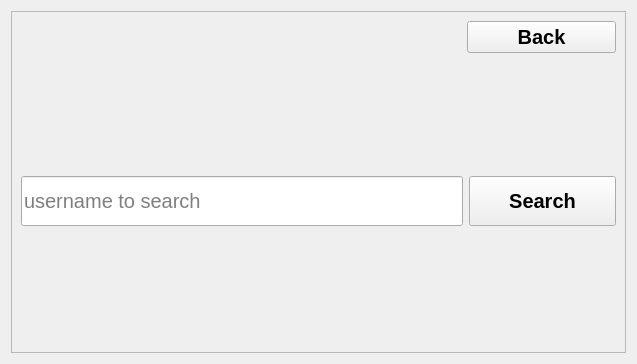
<?xml version="1.0" encoding="UTF-8"?>
<ui version="4.0">
 <class>SearchWidget</class>
 <widget class="QWidget" name="SearchWidget">
  <property name="geometry">
   <rect>
    <x>0</x>
    <y>0</y>
    <width>637</width>
    <height>364</height>
   </rect>
  </property>
  <property name="windowTitle">
   <string notr="true">Form</string>
  </property>
  <layout class="QGridLayout" name="gridLayout">
   <item row="0" column="0">
    <widget class="QFrame" name="generalFrame">
     <property name="minimumSize">
      <size>
       <width>400</width>
       <height>0</height>
      </size>
     </property>
     <property name="maximumSize">
      <size>
       <width>1000</width>
       <height>16777215</height>
      </size>
     </property>
     <property name="frameShape">
      <enum>QFrame::Shape::StyledPanel</enum>
     </property>
     <property name="frameShadow">
      <enum>QFrame::Shadow::Raised</enum>
     </property>
     <layout class="QVBoxLayout" name="verticalLayout">
      <item>
       <layout class="QHBoxLayout" name="backLayout" stretch="3,1">
        <item>
         <spacer name="horizontalSpacer">
          <property name="orientation">
           <enum>Qt::Orientation::Horizontal</enum>
          </property>
          <property name="sizeHint" stdset="0">
           <size>
            <width>40</width>
            <height>20</height>
           </size>
          </property>
         </spacer>
        </item>
        <item>
         <widget class="QPushButton" name="backButton">
          <property name="font">
           <font>
            <family>Arial</family>
            <pointsize>15</pointsize>
            <bold>true</bold>
           </font>
          </property>
          <property name="text">
           <string>Back</string>
          </property>
         </widget>
        </item>
       </layout>
      </item>
      <item>
       <spacer name="verticalSpacer_2">
        <property name="orientation">
         <enum>Qt::Orientation::Vertical</enum>
        </property>
        <property name="sizeHint" stdset="0">
         <size>
          <width>20</width>
          <height>40</height>
         </size>
        </property>
       </spacer>
      </item>
      <item>
       <layout class="QHBoxLayout" name="seachBarFrame" stretch="3,1">
        <item>
         <widget class="QLineEdit" name="searchLine">
          <property name="sizePolicy">
           <sizepolicy hsizetype="Expanding" vsizetype="Preferred">
            <horstretch>0</horstretch>
            <verstretch>0</verstretch>
           </sizepolicy>
          </property>
          <property name="minimumSize">
           <size>
            <width>0</width>
            <height>50</height>
           </size>
          </property>
          <property name="font">
           <font>
            <pointsize>15</pointsize>
           </font>
          </property>
          <property name="maxLength">
           <number>30</number>
          </property>
          <property name="placeholderText">
           <string>username to search</string>
          </property>
         </widget>
        </item>
        <item>
         <widget class="QPushButton" name="searchButton">
          <property name="minimumSize">
           <size>
            <width>0</width>
            <height>50</height>
           </size>
          </property>
          <property name="font">
           <font>
            <family>Arial</family>
            <pointsize>15</pointsize>
            <bold>true</bold>
           </font>
          </property>
          <property name="text">
           <string>Search</string>
          </property>
         </widget>
        </item>
       </layout>
      </item>
      <item>
       <spacer name="verticalSpacer">
        <property name="orientation">
         <enum>Qt::Orientation::Vertical</enum>
        </property>
        <property name="sizeHint" stdset="0">
         <size>
          <width>20</width>
          <height>40</height>
         </size>
        </property>
       </spacer>
      </item>
     </layout>
    </widget>
   </item>
  </layout>
 </widget>
 <resources/>
 <connections/>
</ui>
